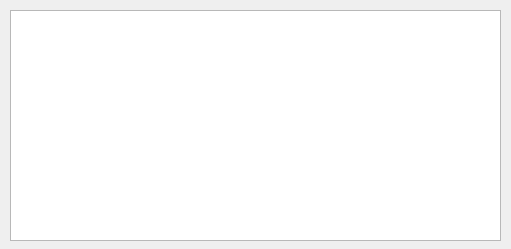
<?xml version="1.0" encoding="UTF-8"?>
<ui version="4.0">
 <class>Dialog</class>
 <widget class="QDialog" name="Dialog">
  <property name="geometry">
   <rect>
    <x>0</x>
    <y>0</y>
    <width>511</width>
    <height>249</height>
   </rect>
  </property>
  <property name="windowTitle">
   <string>Dialog</string>
  </property>
  <widget class="QListWidget" name="listPayments">
   <property name="geometry">
    <rect>
     <x>10</x>
     <y>10</y>
     <width>491</width>
     <height>231</height>
    </rect>
   </property>
   <property name="font">
    <font>
     <family>URW Gothic L</family>
     <pointsize>16</pointsize>
    </font>
   </property>
  </widget>
 </widget>
 <resources/>
 <connections/>
</ui>
